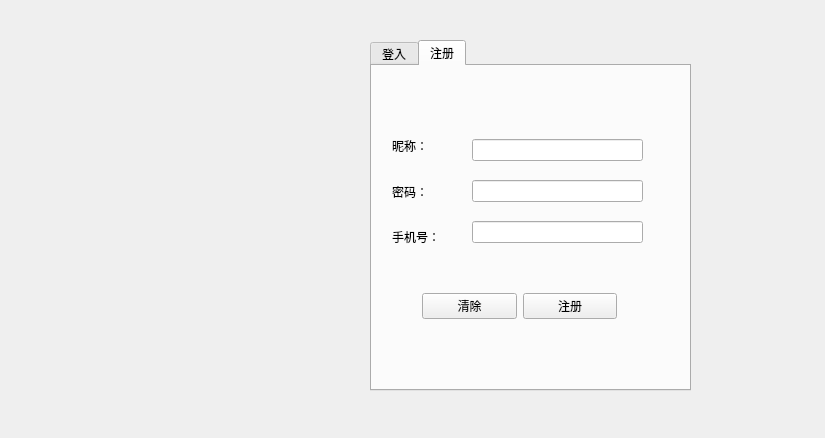
<?xml version="1.0" encoding="UTF-8"?>
<ui version="4.0">
 <class>chatDialog</class>
 <widget class="QDialog" name="chatDialog">
  <property name="geometry">
   <rect>
    <x>0</x>
    <y>0</y>
    <width>825</width>
    <height>438</height>
   </rect>
  </property>
  <property name="windowTitle">
   <string>chatDialog</string>
  </property>
  <widget class="QLabel" name="lb_image">
   <property name="geometry">
    <rect>
     <x>70</x>
     <y>20</y>
     <width>221</width>
     <height>361</height>
    </rect>
   </property>
   <property name="text">
    <string/>
   </property>
   <property name="pixmap">
    <pixmap resource="resource.qrc">:/images/register.png</pixmap>
   </property>
   <property name="scaledContents">
    <bool>true</bool>
   </property>
  </widget>
  <widget class="QTabWidget" name="tb_page">
   <property name="geometry">
    <rect>
     <x>370</x>
     <y>40</y>
     <width>321</width>
     <height>351</height>
    </rect>
   </property>
   <property name="currentIndex">
    <number>1</number>
   </property>
   <widget class="QWidget" name="page_login">
    <attribute name="title">
     <string>登入</string>
    </attribute>
    <widget class="QWidget" name="verticalLayoutWidget_3">
     <property name="geometry">
      <rect>
       <x>150</x>
       <y>70</y>
       <width>161</width>
       <height>101</height>
      </rect>
     </property>
     <layout class="QVBoxLayout" name="verticalLayout_4">
      <item>
       <widget class="QLineEdit" name="le_tel">
        <property name="toolTip">
         <string>长度为11的数字</string>
        </property>
        <property name="text">
         <string>12345678911</string>
        </property>
       </widget>
      </item>
      <item>
       <widget class="QLineEdit" name="le_password">
        <property name="toolTip">
         <string>长度不超过15</string>
        </property>
        <property name="text">
         <string>123</string>
        </property>
        <property name="echoMode">
         <enum>QLineEdit::Password</enum>
        </property>
       </widget>
      </item>
     </layout>
    </widget>
    <widget class="QWidget" name="verticalLayoutWidget_4">
     <property name="geometry">
      <rect>
       <x>0</x>
       <y>70</y>
       <width>141</width>
       <height>101</height>
      </rect>
     </property>
     <layout class="QVBoxLayout" name="verticalLayout_6">
      <item>
       <widget class="QLabel" name="lb_tel">
        <property name="text">
         <string>手机号：</string>
        </property>
       </widget>
      </item>
      <item>
       <widget class="QLabel" name="lb_password">
        <property name="text">
         <string>密码：</string>
        </property>
       </widget>
      </item>
     </layout>
    </widget>
    <widget class="QWidget" name="horizontalLayoutWidget_2">
     <property name="geometry">
      <rect>
       <x>50</x>
       <y>200</y>
       <width>195</width>
       <height>80</height>
      </rect>
     </property>
     <layout class="QHBoxLayout" name="horizontalLayout_2">
      <item>
       <widget class="QPushButton" name="pb_clear">
        <property name="text">
         <string>清除</string>
        </property>
       </widget>
      </item>
      <item>
       <widget class="QPushButton" name="pb_login">
        <property name="text">
         <string>登入</string>
        </property>
       </widget>
      </item>
     </layout>
    </widget>
   </widget>
   <widget class="QWidget" name="page_register">
    <attribute name="title">
     <string>注册</string>
    </attribute>
    <widget class="QWidget" name="verticalLayoutWidget">
     <property name="geometry">
      <rect>
       <x>100</x>
       <y>60</y>
       <width>171</width>
       <height>131</height>
      </rect>
     </property>
     <layout class="QVBoxLayout" name="verticalLayout_2">
      <item>
       <widget class="QLineEdit" name="le_nickname_register">
        <property name="toolTip">
         <string>长度小于20的字符</string>
        </property>
       </widget>
      </item>
      <item>
       <widget class="QLineEdit" name="le_password_register">
        <property name="toolTip">
         <string>长度不超过15</string>
        </property>
        <property name="echoMode">
         <enum>QLineEdit::Password</enum>
        </property>
       </widget>
      </item>
      <item>
       <widget class="QLineEdit" name="le_tel_register">
        <property name="toolTip">
         <string>长度为11的数字</string>
        </property>
       </widget>
      </item>
     </layout>
    </widget>
    <widget class="QWidget" name="verticalLayoutWidget_2">
     <property name="geometry">
      <rect>
       <x>20</x>
       <y>60</y>
       <width>71</width>
       <height>131</height>
      </rect>
     </property>
     <layout class="QVBoxLayout" name="verticalLayout_3">
      <item>
       <widget class="QLabel" name="lb_nickname_register">
        <property name="text">
         <string>昵称：</string>
        </property>
       </widget>
      </item>
      <item>
       <widget class="QLabel" name="lb_password_register">
        <property name="text">
         <string>密码：</string>
        </property>
       </widget>
      </item>
      <item>
       <widget class="QLabel" name="lb_tel_register">
        <property name="text">
         <string>手机号：</string>
        </property>
       </widget>
      </item>
     </layout>
    </widget>
    <widget class="QWidget" name="horizontalLayoutWidget">
     <property name="geometry">
      <rect>
       <x>50</x>
       <y>200</y>
       <width>195</width>
       <height>80</height>
      </rect>
     </property>
     <layout class="QHBoxLayout" name="horizontalLayout">
      <item>
       <widget class="QPushButton" name="pb_clear_register">
        <property name="text">
         <string>清除</string>
        </property>
       </widget>
      </item>
      <item>
       <widget class="QPushButton" name="pb_register">
        <property name="text">
         <string>注册</string>
        </property>
       </widget>
      </item>
     </layout>
    </widget>
   </widget>
  </widget>
 </widget>
 <resources>
  <include location="resource.qrc"/>
 </resources>
 <connections/>
</ui>
